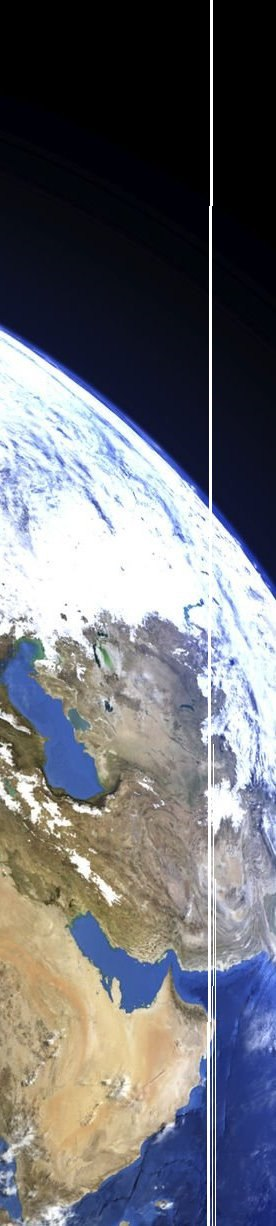
#> input picture line_searching/images/image.jpg, 276 x 1226 px, found by its file name
$ python hough.py
#> lines starting #> are read from the running program, lines starting #| are printed output that depends on the picture; after the words box and inside, x2 and y2 are one past the last pixel; in counts of white or black regions, pixels touching at a corner belong together
import cv2
import numpy as np
import time
import os

def print_img(name, img):
    cv2.imshow(name, img)
    cv2.waitKey(0)

img = cv2.imread('image.jpg')
#> img is the input picture: shape (1226, 276, 3); mean B, G, R 115.2, 109.3, 108.2

hsv_image = cv2.cvtColor(img, cv2.COLOR_RGB2HSV)
#> hsv_image: shape (1226, 276, 3); mean H, S, V 38, 81.2, 126.5
lower_range = np.array([0,0,200], dtype=np.uint8)
upper_range = np.array([255,40,255], dtype=np.uint8)
bw_img = cv2.inRange(hsv_image, lower_range, upper_range)
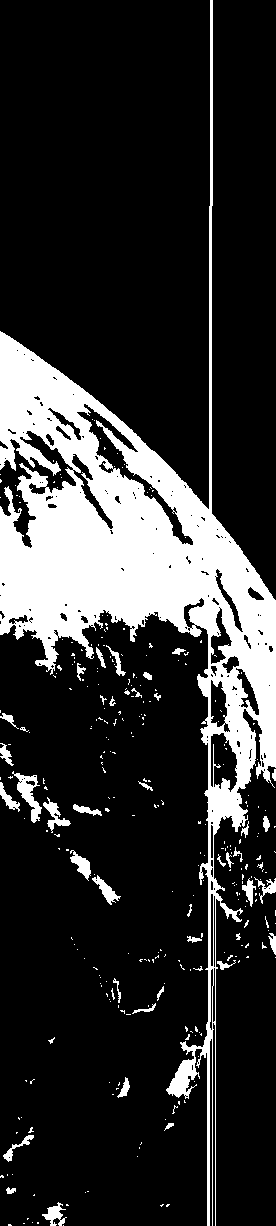
#> bw_img: shape (1226, 276); 18.7% white; 307 white regions (266 under 20 px), largest, box (x1, y1, x2, y2) and area: (0, 0, 276, 1226) 58049, (12, 771, 42, 823) 558, (43, 797, 71, 833) 319

mask = np.zeros((img.shape[0], img.shape[1]))
lines = cv2.HoughLinesP(bw_img, rho=1, theta=np.pi/2, minLineLength=170, threshold=200)
#> lines = [[210, 1021, 210, 0], [209, 1225, 209, 206], [208, 1225, 208, 597], [211, 636, 211, 0], [212, 1225, 212, 986], [215, 1225, 215, 878], [207, 1225, 207, 1022], [213, 985, 213, 744], [212, 205, 212, 0]]
for i, line in enumerate(lines):
    x1, y1, x2, y2 = line[0]
    cv2.line(img, (x1, y1), (x2, y2), (255, 0, 255), 1)
    cv2.line(mask, (x1, y1), (x2, y2), (255), 1)
#> this loop made 9 passes
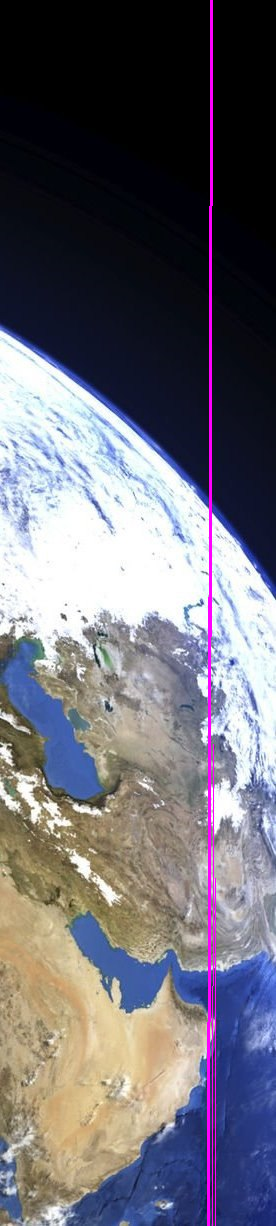
#> img: shape (1226, 276, 3); 1.34% of pixels changed, all inside (x1, y1, x2, y2) = (207, 0, 216, 1226)
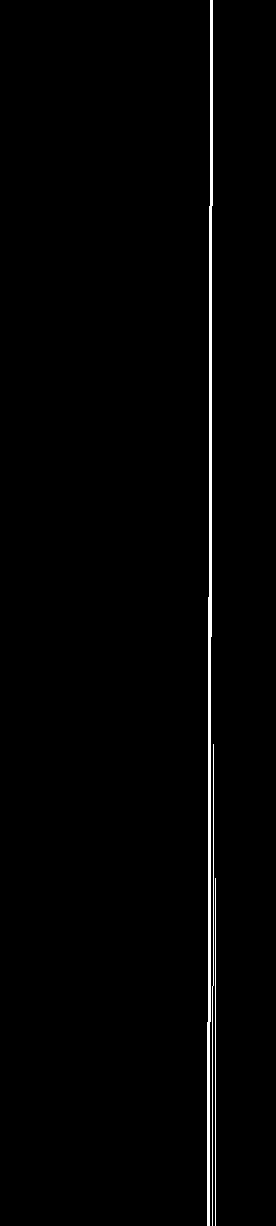
#> mask: shape (1226, 276) float64; 1.3% white; 3 white regions, box (x1, y1, x2, y2) and area: (207, 0, 213, 1226) 3718, (212, 744, 214, 1226) 482, (215, 878, 216, 1226) 348

print_img("bw_img", bw_img)
print_img("mask", mask)
print_img("result", img)
cv2.destroyAllWindows()
print(lines.shape)
#| (9, 1, 4)


if not os.path.exists("masks"):
        os.mkdir("masks")
with open("masks/mask.txt", 'a') as f:
    np.savetxt(f, mask)
